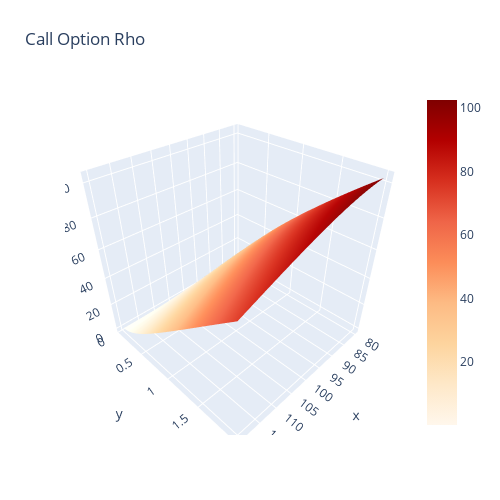

The code cell stored with this chart in its notebook:
### Code cell
fig = go.Figure(data=[go.Surface(z=Rh, x=T, y=K, colorscale="OrRd")])
fig.update_layout(title='Call Option Rho', autosize=False,
                  width=500, height=500,
                  margin=dict(l=65, r=50, b=65, t=90))
fig.show()

### Figure 1 — Plotly figure (JSON) as saved in the notebook; plotly's stock layout.template omitted (floating-point values rounded to 4 significant figures; data arrays with more than 128 entries replaced by an {"elided": "..."} marker saying what was removed)
{"data": [{"colorscale": [[0, "rgb(255,247,236)"], [0.125, "rgb(254,232,200)"], [0.25, "rgb(253,212,158)"], [0.375, "rgb(253,187,132)"], [0.5, "rgb(252,141,89)"], [0.625, "rgb(239,101,72)"], [0.75, "rgb(215,48,31)"], [0.875, "rgb(179,0,0)"], [1, "rgb(127,0,0)"]], "type": "surface", "x": {"elided": "20x20 float values"}, "y": {"elided": "20x20 float values"}, "z": {"elided": "20x20 float values"}}], "layout": {"autosize": false, "height": 500, "margin": {"b": 65, "l": 65, "r": 50, "t": 90}, "title": {"text": "Call Option Rho"}, "width": 500}}
